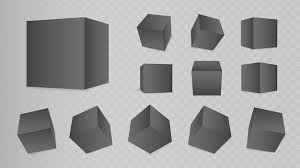
#> input picture opencv-401/blok.jpeg, 300 x 168 px, found by its file name
$ python 'subpixel-ile-köşe-tespiti.py'
#> lines starting #> are read from the running program, lines starting #| are printed output that depends on the picture; after the words box and inside, x2 and y2 are one past the last pixel; in counts of white or black regions, pixels touching at a corner belong together; long printed decimals are rounded
import cv2 as cv
import numpy as np

src = cv.imread("/home/kiyran/Masaüstü/opencv/opencv-401/blok.jpeg")
#> src is the input picture: shape (168, 300, 3); mean B, G, R 160.1, 159.8, 160.4

def process(image):
    gray = cv.cvtColor(image, cv.COLOR_BGR2GRAY)

    corners = cv.goodFeaturesToTrack(
        gray,
        maxCorners=35,
        qualityLevel=0.05,
        minDistance=1
    )
#> corners = 35 rows, first 8: [171, 91], [254, 108], [276, 46], [219, 94], [171, 65], [27, 21], [276, 65], [149, 105]

    # İlk köşeleri çiz
    for pt in corners:
        print(pt)

        b = np.random.randint(0, 256)
        g = np.random.randint(0, 256)
        r = np.random.randint(0, 256)

        x = np.int32(pt[0][0])
        y = np.int32(pt[0][1])

        cv.circle(image, (x, y), 5, (int(b), int(g), int(r)), 2)
#> this loop made 35 passes
#> (b, g, r, x, y) on passes 1 to 12: (172, 47, 117, 171, 91), (192, 67, 251, 254, 108), (195, 103, 9, 276, 46), (211, 21, 242, 219, 94), (36, 87, 70, 171, 65), (216, 88, 140, 27, 21), (58, 193, 230, 276, 65), (39, 87, 174, 149, 105), (88, 81, 165, 47, 108), (25, 77, 72, 276, 20), (9, 148, 115, 276, 90), (208, 243, 197, 193, 94)
#| [[171.  91.]]
#| [[254. 108.]]
#| [[276.  46.]]
#| [[219.  94.]]
#| [[171.  65.]]
#| [[27. 21.]]
#| [[276.  65.]]
#| [[149. 105.]]
#> (further printed lines are left out)
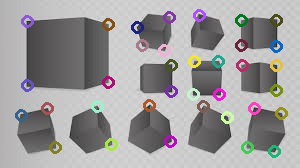
#> image: shape (168, 300, 3); 6.25% of pixels changed, all inside (x1, y1, x2, y2) = (15, 9, 288, 158)

    # Sub-pixel refinement ayarları
    winSize = (3, 3)
    zeroZone = (-1, -1)

    criteria = (
        cv.TERM_CRITERIA_EPS + cv.TERM_CRITERIA_COUNT,
        40,
        0.001
    )
#> criteria = (3, 40, 0.001)

    corners = cv.cornerSubPix(
        gray,
        corners,
        winSize,
        zeroZone,
        criteria
    )
#> corners = 35 rows, first 8: [171.8, 91.75], [253.7, 106.8], [276.5, 46.63], [220.4, 94.86], [171.7, 63.69], [26.3, 20.54], [276.6, 64.64], [149.5, 104]

    # İyileştirilmiş köşeleri yazdır
    for i in range(corners.shape[0]):
        print(
            " -- Refined Corner [", i, "] (",
            corners[i, 0, 0], ",",
            corners[i, 0, 1], ")"
        )
#> this loop made 35 passes
#|  -- Refined Corner [ 0 ] ( 171.761 , 91.748 )
#|  -- Refined Corner [ 1 ] ( 253.727 , 106.782 )
#|  -- Refined Corner [ 2 ] ( 276.535 , 46.627 )
#|  -- Refined Corner [ 3 ] ( 220.369 , 94.855 )
#|  -- Refined Corner [ 4 ] ( 171.723 , 63.694 )
#|  -- Refined Corner [ 5 ] ( 26.303 , 20.539 )
#|  -- Refined Corner [ 6 ] ( 276.590 , 64.638 )
#|  -- Refined Corner [ 7 ] ( 149.507 , 103.957 )
#> (further printed lines are left out)

    return image

result = process(src)
cv.imshow("i", result)
cv.waitKey(0)
